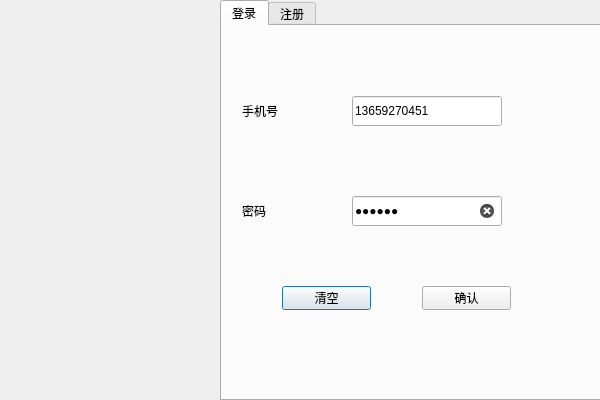
<?xml version="1.0" encoding="UTF-8"?>
<ui version="4.0">
 <class>LoginDialog</class>
 <widget class="QDialog" name="LoginDialog">
  <property name="geometry">
   <rect>
    <x>0</x>
    <y>0</y>
    <width>600</width>
    <height>400</height>
   </rect>
  </property>
  <property name="minimumSize">
   <size>
    <width>600</width>
    <height>400</height>
   </size>
  </property>
  <property name="maximumSize">
   <size>
    <width>600</width>
    <height>400</height>
   </size>
  </property>
  <property name="windowTitle">
   <string>Dialog</string>
  </property>
  <widget class="QTabWidget" name="tw_page">
   <property name="geometry">
    <rect>
     <x>220</x>
     <y>0</y>
     <width>381</width>
     <height>401</height>
    </rect>
   </property>
   <property name="currentIndex">
    <number>0</number>
   </property>
   <widget class="QWidget" name="page_login">
    <attribute name="title">
     <string>登录</string>
    </attribute>
    <widget class="QLabel" name="lb_tel">
     <property name="geometry">
      <rect>
       <x>20</x>
       <y>70</y>
       <width>111</width>
       <height>30</height>
      </rect>
     </property>
     <property name="text">
      <string>手机号</string>
     </property>
    </widget>
    <widget class="QLabel" name="lb_pass">
     <property name="geometry">
      <rect>
       <x>20</x>
       <y>170</y>
       <width>111</width>
       <height>30</height>
      </rect>
     </property>
     <property name="text">
      <string>密码</string>
     </property>
    </widget>
    <widget class="QLineEdit" name="le_tel">
     <property name="geometry">
      <rect>
       <x>130</x>
       <y>70</y>
       <width>150</width>
       <height>30</height>
      </rect>
     </property>
     <property name="text">
      <string>13659270451</string>
     </property>
    </widget>
    <widget class="QLineEdit" name="le_pass">
     <property name="geometry">
      <rect>
       <x>130</x>
       <y>170</y>
       <width>150</width>
       <height>30</height>
      </rect>
     </property>
     <property name="text">
      <string>wcy123</string>
     </property>
     <property name="echoMode">
      <enum>QLineEdit::Password</enum>
     </property>
     <property name="clearButtonEnabled">
      <bool>true</bool>
     </property>
    </widget>
    <widget class="QPushButton" name="pb_clean">
     <property name="geometry">
      <rect>
       <x>60</x>
       <y>260</y>
       <width>89</width>
       <height>24</height>
      </rect>
     </property>
     <property name="text">
      <string>清空</string>
     </property>
    </widget>
    <widget class="QPushButton" name="pb_commit">
     <property name="geometry">
      <rect>
       <x>200</x>
       <y>260</y>
       <width>89</width>
       <height>24</height>
      </rect>
     </property>
     <property name="text">
      <string>确认</string>
     </property>
    </widget>
   </widget>
   <widget class="QWidget" name="page_register">
    <attribute name="title">
     <string>注册</string>
    </attribute>
    <widget class="QLineEdit" name="le_confirm_pass_register">
     <property name="geometry">
      <rect>
       <x>160</x>
       <y>130</y>
       <width>161</width>
       <height>30</height>
      </rect>
     </property>
     <property name="toolTip">
      <string>&lt;html&gt;&lt;head/&gt;&lt;body&gt;&lt;p&gt;请确认密码，保证两次输入一致&lt;/p&gt;&lt;/body&gt;&lt;/html&gt;</string>
     </property>
     <property name="echoMode">
      <enum>QLineEdit::Password</enum>
     </property>
     <property name="clearButtonEnabled">
      <bool>true</bool>
     </property>
    </widget>
    <widget class="QPushButton" name="pb_commit_register">
     <property name="geometry">
      <rect>
       <x>210</x>
       <y>250</y>
       <width>89</width>
       <height>24</height>
      </rect>
     </property>
     <property name="text">
      <string>确认</string>
     </property>
    </widget>
    <widget class="QLabel" name="lb_confirm_register">
     <property name="geometry">
      <rect>
       <x>50</x>
       <y>130</y>
       <width>111</width>
       <height>30</height>
      </rect>
     </property>
     <property name="text">
      <string>确认密码</string>
     </property>
    </widget>
    <widget class="QLabel" name="lb_tel_register">
     <property name="geometry">
      <rect>
       <x>50</x>
       <y>30</y>
       <width>111</width>
       <height>30</height>
      </rect>
     </property>
     <property name="text">
      <string>手机号</string>
     </property>
    </widget>
    <widget class="QPushButton" name="pb_clean_register">
     <property name="geometry">
      <rect>
       <x>80</x>
       <y>250</y>
       <width>89</width>
       <height>24</height>
      </rect>
     </property>
     <property name="text">
      <string>清空</string>
     </property>
    </widget>
    <widget class="QLineEdit" name="le_tel_register">
     <property name="geometry">
      <rect>
       <x>160</x>
       <y>30</y>
       <width>161</width>
       <height>30</height>
      </rect>
     </property>
     <property name="toolTip">
      <string>&lt;html&gt;&lt;head/&gt;&lt;body&gt;&lt;p&gt;请输入8-11位手机号&lt;/p&gt;&lt;/body&gt;&lt;/html&gt;</string>
     </property>
    </widget>
    <widget class="QLineEdit" name="le_name_register">
     <property name="geometry">
      <rect>
       <x>160</x>
       <y>170</y>
       <width>161</width>
       <height>30</height>
      </rect>
     </property>
     <property name="toolTip">
      <string>&lt;html&gt;&lt;head/&gt;&lt;body&gt;&lt;p&gt;请输入10位以内的昵称&lt;/p&gt;&lt;/body&gt;&lt;/html&gt;</string>
     </property>
    </widget>
    <widget class="QLabel" name="lb_name_register">
     <property name="geometry">
      <rect>
       <x>50</x>
       <y>170</y>
       <width>111</width>
       <height>30</height>
      </rect>
     </property>
     <property name="text">
      <string>昵称</string>
     </property>
    </widget>
    <widget class="QLineEdit" name="le_pass_register">
     <property name="geometry">
      <rect>
       <x>160</x>
       <y>80</y>
       <width>161</width>
       <height>30</height>
      </rect>
     </property>
     <property name="toolTip">
      <string>&lt;html&gt;&lt;head/&gt;&lt;body&gt;&lt;p&gt;请输入20位以内的密码&lt;/p&gt;&lt;p&gt;可以是数字或字符&lt;/p&gt;&lt;/body&gt;&lt;/html&gt;</string>
     </property>
     <property name="text">
      <string/>
     </property>
     <property name="echoMode">
      <enum>QLineEdit::Password</enum>
     </property>
     <property name="clearButtonEnabled">
      <bool>true</bool>
     </property>
    </widget>
    <widget class="QLabel" name="lb_pass_register">
     <property name="geometry">
      <rect>
       <x>50</x>
       <y>80</y>
       <width>111</width>
       <height>30</height>
      </rect>
     </property>
     <property name="text">
      <string>密码</string>
     </property>
    </widget>
   </widget>
  </widget>
  <widget class="QLabel" name="label">
   <property name="geometry">
    <rect>
     <x>0</x>
     <y>0</y>
     <width>220</width>
     <height>400</height>
    </rect>
   </property>
   <property name="text">
    <string/>
   </property>
   <property name="pixmap">
    <pixmap resource="resource.qrc">:/images/register.png</pixmap>
   </property>
   <property name="scaledContents">
    <bool>true</bool>
   </property>
  </widget>
 </widget>
 <tabstops>
  <tabstop>le_tel_register</tabstop>
  <tabstop>le_pass_register</tabstop>
  <tabstop>le_confirm_pass_register</tabstop>
  <tabstop>le_name_register</tabstop>
  <tabstop>pb_commit_register</tabstop>
  <tabstop>pb_clean_register</tabstop>
  <tabstop>tw_page</tabstop>
  <tabstop>le_tel</tabstop>
  <tabstop>le_pass</tabstop>
  <tabstop>pb_commit</tabstop>
  <tabstop>pb_clean</tabstop>
 </tabstops>
 <resources>
  <include location="resource.qrc"/>
 </resources>
 <connections/>
</ui>
